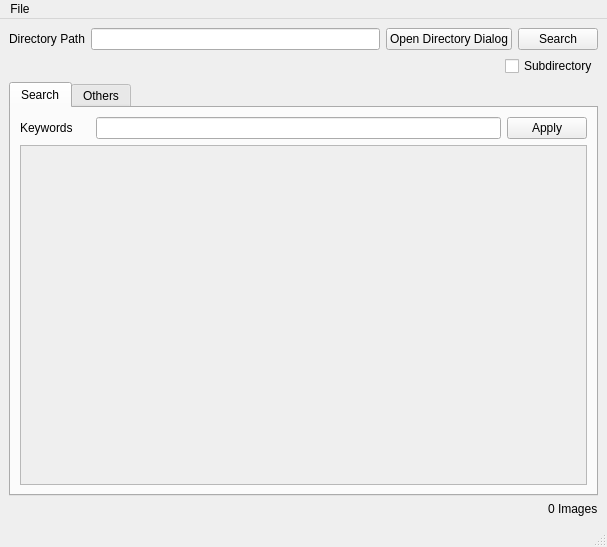
<?xml version="1.0" encoding="UTF-8"?>
<ui version="4.0">
 <class>SmartViewer</class>
 <widget class="QMainWindow" name="SmartViewer">
  <property name="geometry">
   <rect>
    <x>0</x>
    <y>0</y>
    <width>607</width>
    <height>547</height>
   </rect>
  </property>
  <property name="windowTitle">
   <string>Smart Viewer</string>
  </property>
  <widget class="QWidget" name="centralwidget">
   <layout class="QVBoxLayout" name="verticalLayout_2">
    <item>
     <layout class="QVBoxLayout" name="verticalLayout_3">
      <item>
       <layout class="QHBoxLayout" name="horizontalLayout">
        <item>
         <widget class="QLabel" name="lb_directoryPath">
          <property name="minimumSize">
           <size>
            <width>70</width>
            <height>0</height>
           </size>
          </property>
          <property name="text">
           <string>Directory Path</string>
          </property>
         </widget>
        </item>
        <item>
         <widget class="QLineEdit" name="tb_directoryPath"/>
        </item>
        <item>
         <widget class="QPushButton" name="btn_openDirectory">
          <property name="text">
           <string>Open Directory Dialog</string>
          </property>
         </widget>
        </item>
        <item>
         <widget class="QPushButton" name="btn_search">
          <property name="text">
           <string>Search</string>
          </property>
         </widget>
        </item>
       </layout>
      </item>
      <item alignment="Qt::AlignRight">
       <widget class="QCheckBox" name="cb_subdirectory">
        <property name="text">
         <string>Subdirectory</string>
        </property>
       </widget>
      </item>
     </layout>
    </item>
    <item>
     <widget class="QTabWidget" name="tabWidget">
      <property name="currentIndex">
       <number>0</number>
      </property>
      <widget class="QWidget" name="tab_search">
       <attribute name="title">
        <string>Search</string>
       </attribute>
       <layout class="QVBoxLayout" name="verticalLayout">
        <item>
         <layout class="QHBoxLayout" name="LayoutKeywords">
          <item>
           <widget class="QLabel" name="lb_keywords">
            <property name="minimumSize">
             <size>
              <width>70</width>
              <height>0</height>
             </size>
            </property>
            <property name="text">
             <string>Keywords</string>
            </property>
           </widget>
          </item>
          <item>
           <widget class="QLineEdit" name="tb_keywords"/>
          </item>
          <item>
           <widget class="QPushButton" name="btn_apply">
            <property name="text">
             <string>Apply</string>
            </property>
           </widget>
          </item>
         </layout>
        </item>
        <item>
         <widget class="QScrollArea" name="scrollAreaImages">
          <property name="widgetResizable">
           <bool>true</bool>
          </property>
          <widget class="QWidget" name="scrollAreaImagesContents">
           <property name="geometry">
            <rect>
             <x>0</x>
             <y>0</y>
             <width>565</width>
             <height>314</height>
            </rect>
           </property>
           <layout class="QGridLayout" name="gridLayout">
            <item row="0" column="0">
             <layout class="QGridLayout" name="gridLayoutImages"/>
            </item>
           </layout>
          </widget>
         </widget>
        </item>
       </layout>
      </widget>
      <widget class="QWidget" name="tab_others">
       <attribute name="title">
        <string>Others</string>
       </attribute>
       <layout class="QHBoxLayout" name="horizontalLayout_4">
        <item>
         <widget class="QScrollArea" name="scrollArea_2">
          <property name="widgetResizable">
           <bool>true</bool>
          </property>
          <widget class="QWidget" name="scrollAreaWidgetContents_2">
           <property name="geometry">
            <rect>
             <x>0</x>
             <y>0</y>
             <width>565</width>
             <height>347</height>
            </rect>
           </property>
          </widget>
         </widget>
        </item>
       </layout>
      </widget>
     </widget>
    </item>
    <item alignment="Qt::AlignRight">
     <widget class="QLabel" name="lb_nbImages">
      <property name="text">
       <string>0 Images</string>
      </property>
     </widget>
    </item>
   </layout>
  </widget>
  <widget class="QMenuBar" name="menubar">
   <property name="geometry">
    <rect>
     <x>0</x>
     <y>0</y>
     <width>607</width>
     <height>22</height>
    </rect>
   </property>
   <widget class="QMenu" name="menuFile">
    <property name="title">
     <string>File</string>
    </property>
    <addaction name="actionQuit"/>
   </widget>
   <addaction name="menuFile"/>
  </widget>
  <widget class="QStatusBar" name="statusbar"/>
  <action name="actionQuit">
   <property name="text">
    <string>Quit</string>
   </property>
  </action>
 </widget>
 <resources/>
 <connections/>
</ui>
